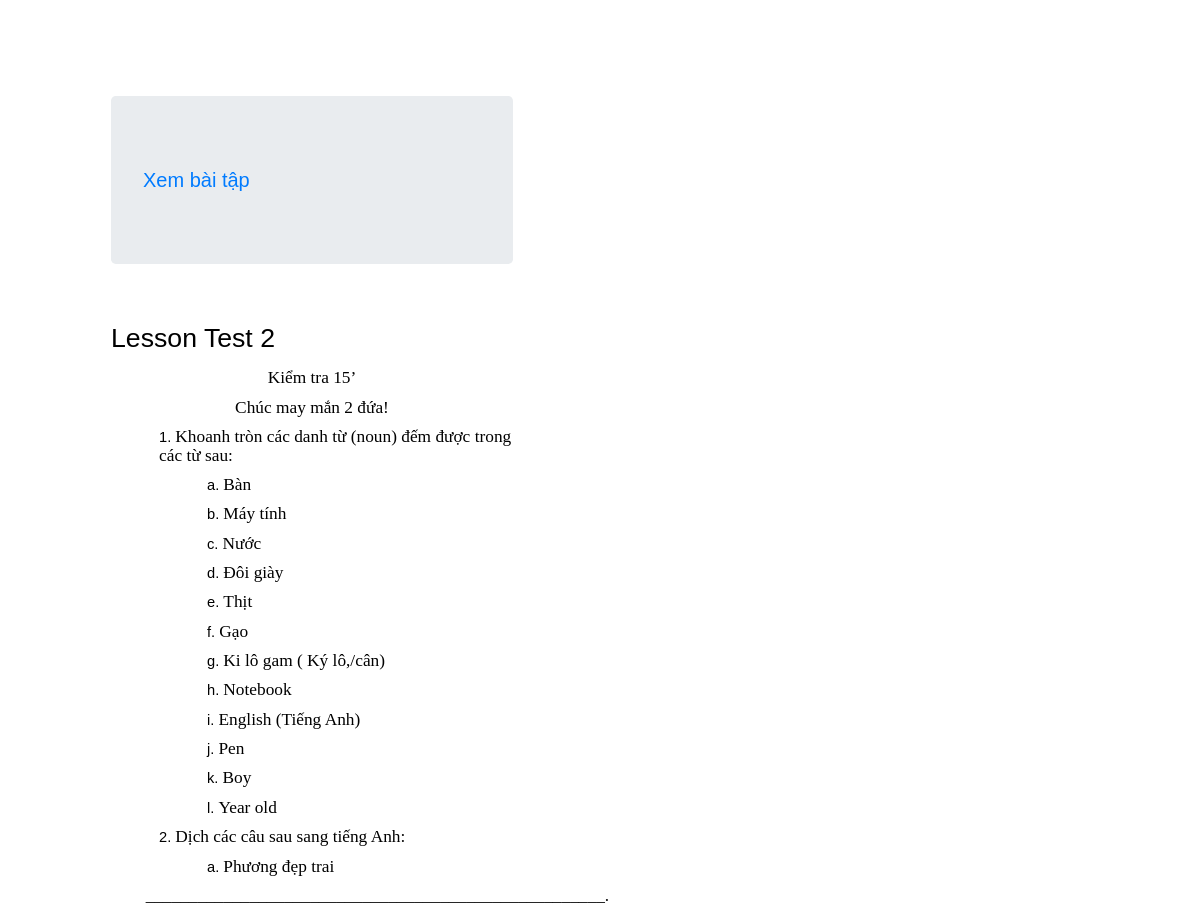
/homeworks/4/ (upper part), run on an earlier commit of the app's database.
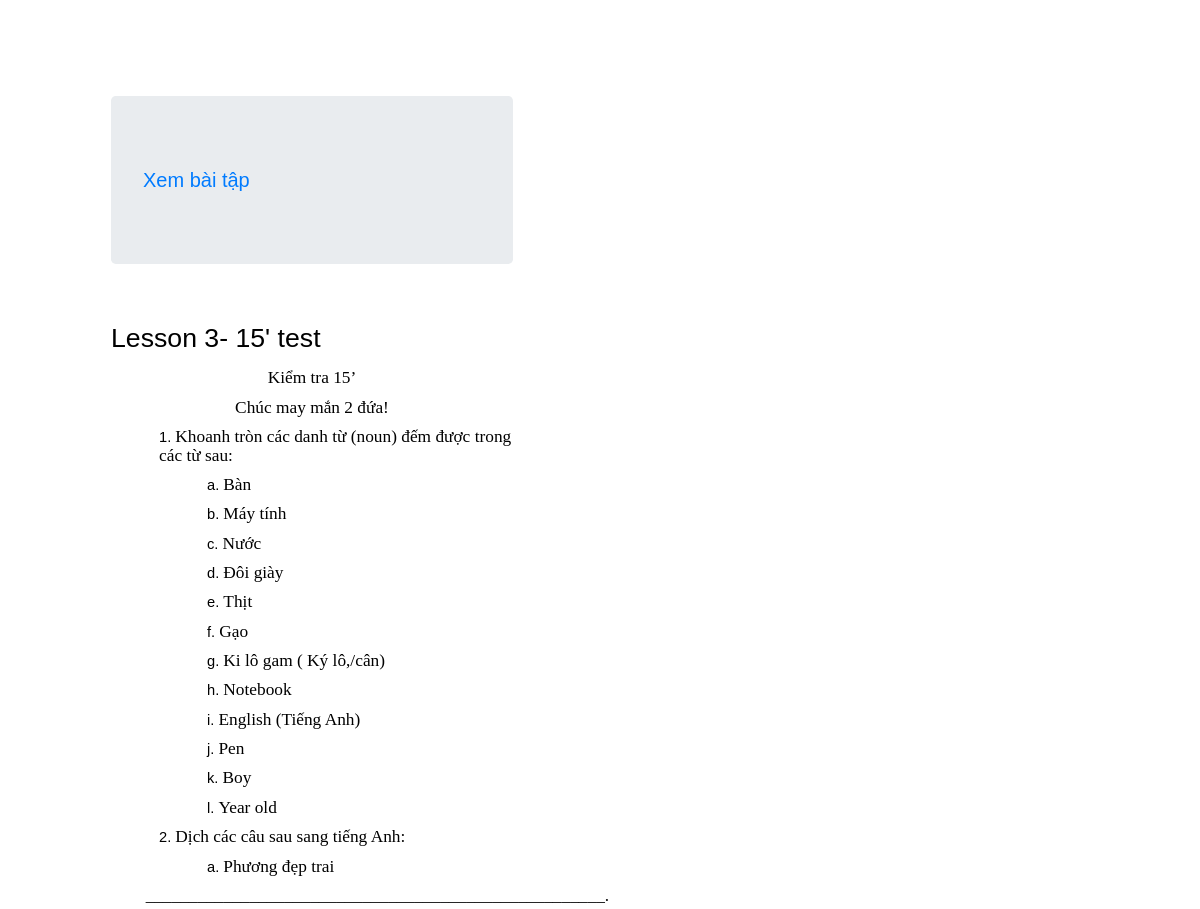
And on a later commit of the database.
### my_app/models.py (models this page shows, shortened)
class Homework(models.Model):
    lecture = models.CharField( max_length=50)
    questions = models.TextField(null = True)
    question_img = models.ImageField( upload_to='homeworks', null='True', blank = 'True')
    answers = []

### my_app/views.py (the view)
# urls.py: path('<int:pk>/', views.HomeworkDetailView.as_view(), name='detail'),
class HomeworkDetailView(DetailView):
    model = Homework

### my_app/templates/my_app/homework_detail.html (shortened to what this page needs)
{% extends 'base.html' %}
{% block Body %}
 <h1> {{homework.lecture}} </h1>
 <p> {{homework.questions|safe|linebreaksbr}} </p>
{% endblock Body %}

What changed in the data, as far as the page shows it:
changed Homework: lecture "Lesson Test 2" → "Lesson 3- 15' test"
